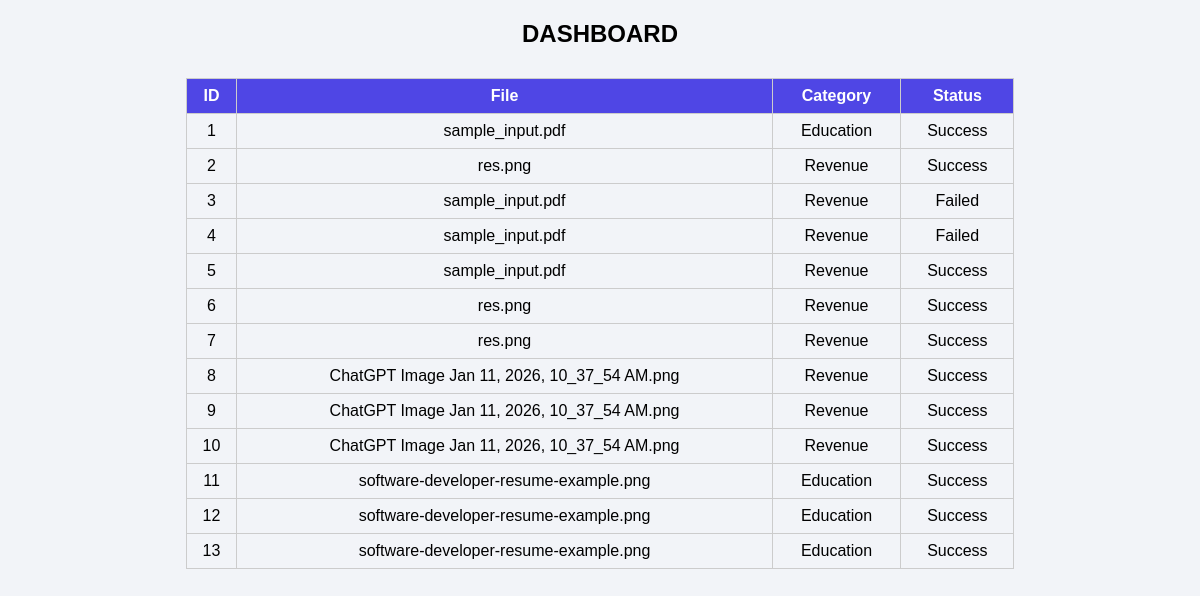
/dashboard, run on the app's committed database.
### tables this page shows
CREATE TABLE tappal(
        id INTEGER PRIMARY KEY AUTOINCREMENT,
        filename TEXT,
        text TEXT,
        category TEXT,
        status TEXT
    );

### app.py (the view)
@app.route("/dashboard")
def dashboard():
    con = connect()
    cur = con.cursor()
    cur.execute("SELECT * FROM tappal")
    data = cur.fetchall()
    con.close()
    return render_template("dashboard.html", data=data)

### db.py (called while the page is built)
def connect():
    return sqlite3.connect("data.db")

### templates/dashboard.html (shortened to what this page needs)
<!DOCTYPE html>
<html>
<head>
</head>
<body>
<h2 style="display: flex;justify-content: center;">DASHBOARD</h2>
<table>
<tr><th>ID</th><th>File</th><th>Category</th><th>Status</th></tr>
{% for r in data %}
<tr>
  <td>{{r[0]}}</td>
  <td>{{r[1]}}</td>
  <td>{{r[3]}}</td>
  <td>{{r[4]}}</td>
</tr>
{% endfor %}
</table>
</body>
</html>

### templates/dashboard.html (style rules this page uses)
body { font-family:Arial; background:#f2f4f8; }
table { margin:30px auto; border-collapse:collapse; width:70%; }
th,td { border:1px solid #ccc; padding:8px; text-align:center; }
th { background:#4f46e5; color:white; }

### data on the page
tappal: id "1", filename "sample_input.pdf", category "Education", status "Success"
tappal: id "2", filename "res.png", category "Revenue", status "Success"
tappal: id "3", filename "sample_input.pdf", category "Revenue", status "Failed"
tappal: id "4", filename "sample_input.pdf", category "Revenue", status "Failed"
tappal: id "5", filename "sample_input.pdf", category "Revenue", status "Success"
tappal: id "6", filename "res.png", category "Revenue", status "Success"
tappal: id "7", filename "res.png", category "Revenue", status "Success"
tappal: id "8", filename "ChatGPT Image Jan 11, 2026, 10_37_54 AM.png", category "Revenue", status "Success"
tappal: id "9", filename "ChatGPT Image Jan 11, 2026, 10_37_54 AM.png", category "Revenue", status "Success"
tappal: id "10", filename "ChatGPT Image Jan 11, 2026, 10_37_54 AM.png", category "Revenue", status "Success"
tappal: id "11", filename "software-developer-resume-example.png", category "Education", status "Success"
tappal: id "12", filename "software-developer-resume-example.png", category "Education", status "Success"
tappal: id "13", filename "software-developer-resume-example.png", category "Education", status "Success"
